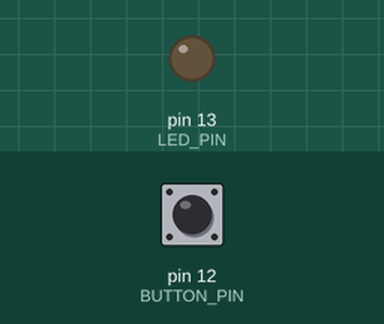
Simulated run of this sketch. Board: Arduino Uno, built with avr-gcc and run on an emulated ATmega328P. Parts: output pins drawn as LEDs (lit = HIGH). The test bench sets the inputs (shaded band); at power-on: pin 12 (BUTTON_PIN) LOW.

Above: at 1.2 s.
1.3 s: pin 12 (BUTTON_PIN) pulled HIGH for 0.15 s
At 1.6 s:
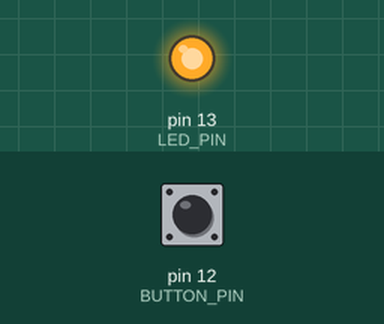
2.9 s: pin 12 (BUTTON_PIN) pulled HIGH for 1 s
At 4.0 s:
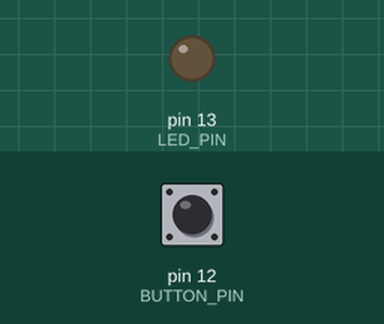
5.4 s: pin 12 (BUTTON_PIN) pulled HIGH for 3.2 s
At 5.9 s:
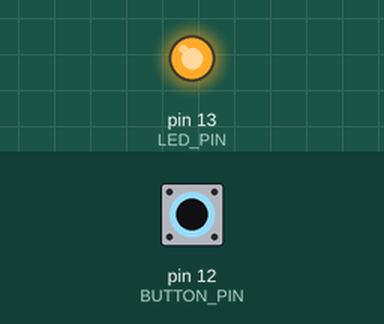
Timing chart, 0 to 8.4 s (numbered marks = the images above; inputs shaded):
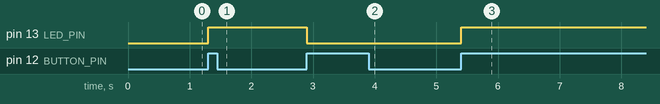

The sketch:

pushBotton2.ino
```cpp
#define LED_PIN 13
#define BUTTON_PIN 12     //physical D6 pin
boolean trigger = false;
boolean previous = false;

void setup() {
 pinMode(LED_PIN, OUTPUT);     // put your setup code here, to run once:
 pinMode(BUTTON_PIN, INPUT);
}

void loop() {
  int current = digitalRead(BUTTON_PIN);
  if (current && !previous){
    trigger = !trigger;      // put your main code here, to run repeatedly:
  }
previous = current;
  digitalWrite(LED_PIN, trigger);
}
```

Measured:
- after the input at 1.3 s, pin 13 (LED_PIN): LOW → HIGH at once
- after the input at 2.9 s, pin 13 (LED_PIN): HIGH → LOW at once
- after the input at 5.4 s, pin 13 (LED_PIN): LOW → HIGH at once
